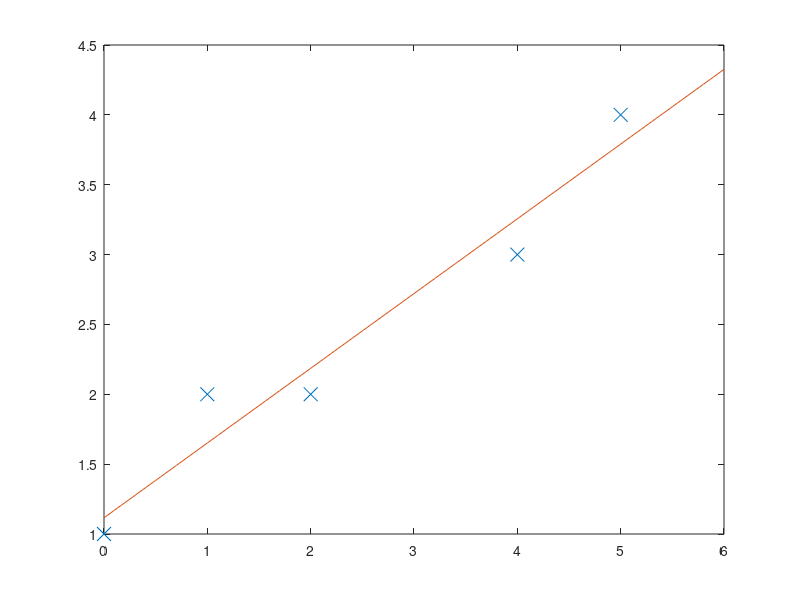

Reproduce this figure in MATLAB.
%ECOR 2606 overdetermined.m describes use of \ operator for least squares
%function fitting

clear
clc
x=[0 1 2 4 5];
y=[1 2 2 3 4];
plot(x,y,'x','MarkerSize',10); hold on;
A=[ x(1) 1; x(2) 1; x(3) 1;x(4) 1; x(5) 1]
%A=[ x(1) 1; x(5) 1];
b=y';
%b=[y(1); y(5)];
p=A\b
%p1=polyfit([x(1) x(5)],[y(1) y(5)],1)
p1=polyfit(x,y,1)
xplot=0:.1:6;
yfit=polyval(p,xplot);
plot(xplot,yfit);
hold off